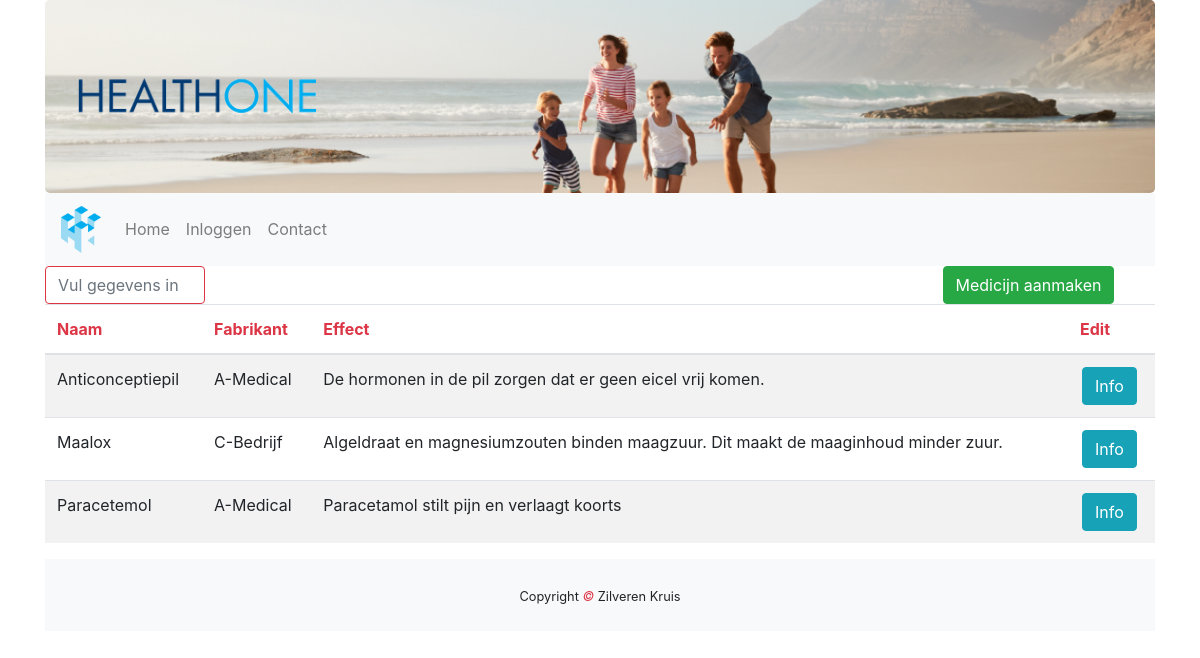
The page /zorgverzekeraar/medicijnen/overzicht.php on the database as committed earlier.
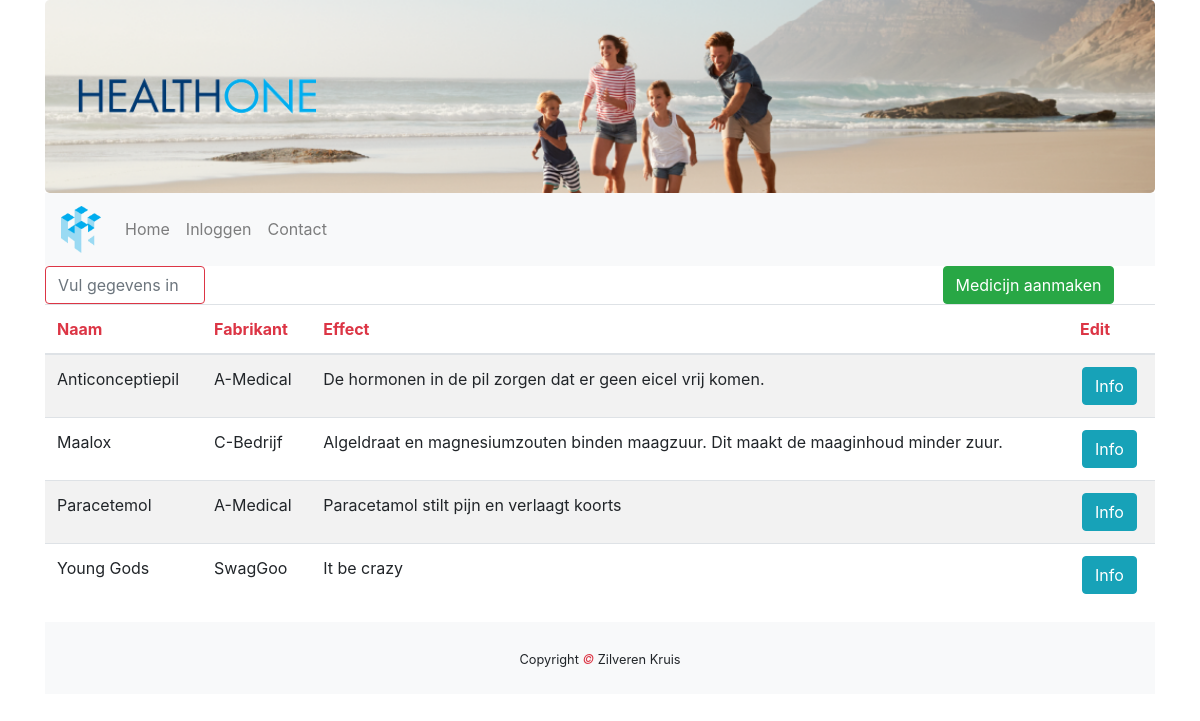
The same page on the database as committed later.
### tables this page shows
CREATE TABLE `medicijn` (
  `id` int(11) NOT NULL,
  `naam` varchar(45) DEFAULT NULL,
  `fabrikant` varchar(50) DEFAULT NULL,
  `vergoeding` tinyint(1) NOT NULL DEFAULT 0,
  `bijwerkingen` varchar(255) DEFAULT NULL,
  `effect` varchar(255) DEFAULT NULL,
  `prijs` double(10,2) DEFAULT NULL
);

### zorgverzekeraar/medicijnen/overzicht.php (the view, shortened to what this page needs)
<!DOCTYPE html>
<html lang="en">
<head>
    <link rel="stylesheet" href="https://maxcdn.bootstrapcdn.com/bootstrap/4.3.1/css/bootstrap.min.css">
    <link rel="stylesheet" href="../../css/index.css">
</head>
<body>
<div class="container">
    <div class="jumbotron text-center"
    ">
    <div class="row">
        <div class="col-sm-3">
            <img class="d-none d-sm-block img-fluid" src="../../img/healthtwo_text_transparent.png" alt="Logo">
        </div>
    </div>
</div>
<nav class="navbar navbar-expand-sm bg-light navbar-light sticky-top">
    <a class="navbar-brand" href="..../index.php">
        <img class="navbrand" src="../../img/healthtwo_logo_transparent.png" alt="Logo">
    </a>
    <div class="collapse navbar-collapse" id="collapse_target">
        <ul class="navbar-nav">
            <li class="nav-item">
                <a class="nav-link" href="../../index.php">Home</a>
            </li>
            <li class="nav-item">
                <a class="nav-link" href="#">Inloggen</a>
            </li>
            <li class="nav-item">
                <a class="nav-link" href="../../contact.php">Contact</a>
            </li>
        </ul>
    </div>
</nav>
<div class="row text-center">
    <div class="col-lg-2">
        <input class="form-control form-control-underlined border-danger" id="myInput" type="text"
               placeholder="Vul gegevens in">
    </div>
    <div class="col-lg-7">
    </div>
    <div class="col-lg-3">
        <a href="overzicht/aanmaken.php"><button class='btn btn-success' type=button>Medicijn aanmaken</button></a>
    </div>
</div>
<div class="table-responsive">
    <table class="table table-striped">
        <thead>
        <tr>
            <th scope="col" class="text-danger">Naam</th>
            <th scope="col" class="text-danger">Fabrikant</th>
            <th scope="col" class="text-danger">Effect</th>
            <th scope="col" class="text-danger">Edit</th>
        </tr>
        </thead>
        <tbody id="myTable">
        <?php
        try {
            $db = new PDO("mysql:host=localhost;dbname=healthone", "root", "");
            $query = $db->prepare("SELECT * FROM medicijn");
            $query->execute();
            $result = $query->fetchAll(PDO::FETCH_ASSOC);
            foreach ($result as &$data) {
                echo "<tr>";
                echo "<td>" . $data['naam'] . "</td>";
                echo "<td>" . $data["fabrikant"] . "</td>";
                echo "<td>" . $data['effect'] . "</td>";
                echo "<td><a href='overzicht/info.php?id=" . $data['id'] . "'>" . "<button type=\"button\" class=\"btn btn-info\">Info</button></a></td>";
                echo "</tr>";
            }
        } catch (PDOException $e) {
            die("OEPS iets is fout!" . $e->getMessage());
        }
        ?>
        </tbody>
    </table>
</div>
<footer class="py-4 bg-light text-dark-50 text-center">
    <small>Copyright <em class="text-danger"> &copy; </em>Zilveren Kruis</small>
</footer>
</div>
</body>
</html>

Rows that differ between the two databases and show on the page:
added medicijn: naam "Young Gods", fabrikant "SwagGoo", effect "It be crazy"
